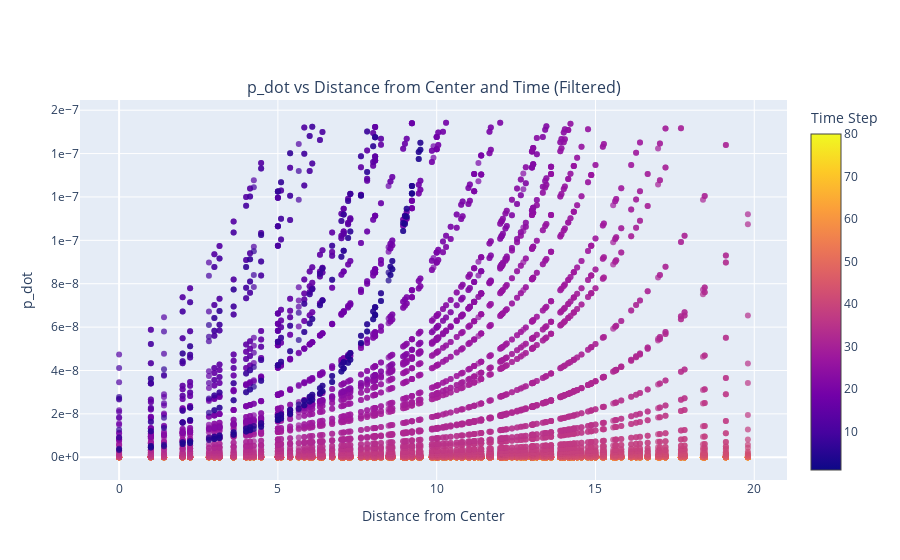

The notebook cell this image was saved under:
### Code cell
# Plot a scatter plot of filtered p_dot values
# TODO count number of outliers canceled.

# Randomly sample the dataframe for plotting if slow
df = land_df#.sample(frac=0.7)
z = 'p_dot'

# Function to filter outliers using the IQR method
def filter_outliers(series):
    Q1 = series.quantile(0.25)
    Q3 = series.quantile(0.75)
    IQR = Q3 - Q1
    lower_bound = Q1 - 1.5 * IQR
    upper_bound = Q3 + 1.5 * IQR
    return series[(series >= lower_bound) & (series <= upper_bound)]

# Apply the filter_outliers function to p_dot values
filtered_df = df.copy()
filtered_df[z] = filter_outliers(filtered_df[z])

# To make earlier time steps appear on top of later ones, sort the DataFrame by 'time_step' in descending order
filtered_df.sort_values(by='time_step', inplace=True, ascending=False)

# Extract the filtered p_dot, distance_from_center, and time_step data
p_dot_values = filtered_df[z]
distance_from_center = filtered_df['distance_from_center']
time_steps = filtered_df['time_step']

# Create a scatter plot
fig = make_subplots(rows=1, cols=1, subplot_titles=[f'{z} vs Distance from Center and Time (Filtered)'])

scatter = fig.add_trace(go.Scatter(
    x=distance_from_center,
    y=p_dot_values,
    mode='markers',
    marker=dict(
        # size= 5 + time_steps/12,
        color=time_steps,
        opacity=0.7,
        colorscale='plasma',  # Use 'plasma' directly as the color scale
        colorbar=dict(title='Time Step')
    ),
    text=time_steps,
))

# Set layout options
fig.update_layout(
    xaxis=dict(title='Distance from Center'),
    yaxis=dict(title=z, tickformat=".0e"),  # Set tick format to scientific notation with zero decimal places
)

# Show the figure
fig.show()

### Figure 1 — Plotly figure (JSON) as saved in the notebook; plotly's stock layout.template omitted (floating-point values rounded to 4 significant figures; data arrays with more than 128 entries replaced by an {"elided": "..."} marker saying what was removed)
{"data": [{"marker": {"color": {"elided": "18000 int values"}, "colorbar": {"title": {"text": "Time Step"}}, "colorscale": [[0, "#0d0887"], [0.1111, "#46039f"], [0.2222, "#7201a8"], [0.3333, "#9c179e"], [0.4444, "#bd3786"], [0.5556, "#d8576b"], [0.6667, "#ed7953"], [0.7778, "#fb9f3a"], [0.8889, "#fdca26"], [1, "#f0f921"]], "opacity": 0.7}, "mode": "markers", "text": {"elided": "18000 int values"}, "type": "scatter", "x": {"elided": "18000 float values"}, "y": {"elided": "18000 float values"}}], "layout": {"annotations": [{"font": {"size": 16}, "showarrow": false, "text": "p_dot vs Distance from Center and Time (Filtered)", "x": 0.5, "xanchor": "center", "xref": "paper", "y": 1, "yanchor": "bottom", "yref": "paper"}], "xaxis": {"anchor": "y", "domain": [0, 1], "title": {"text": "Distance from Center"}}, "yaxis": {"anchor": "x", "domain": [0, 1], "tickformat": ".0e", "title": {"text": "p_dot"}}}}
